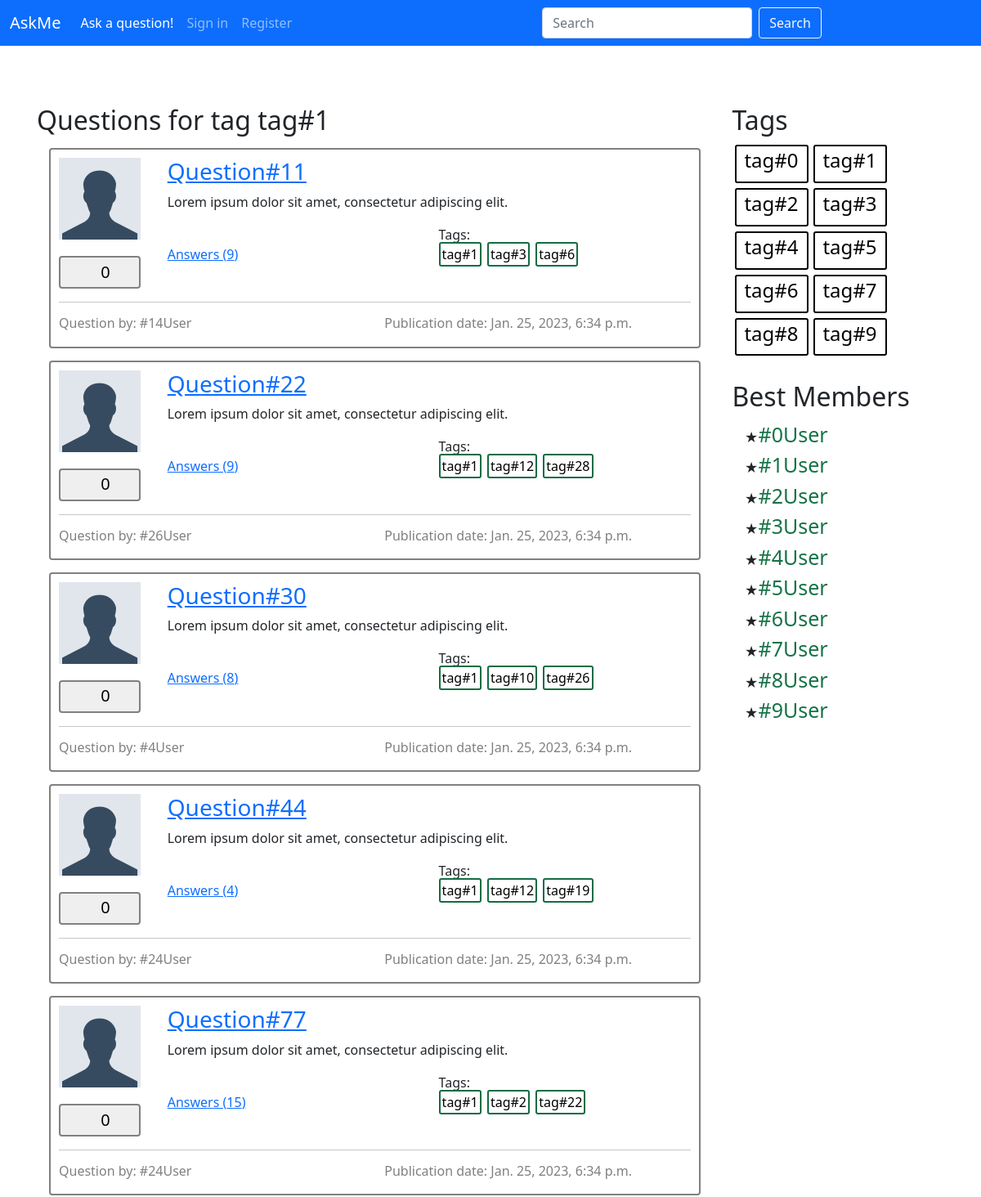
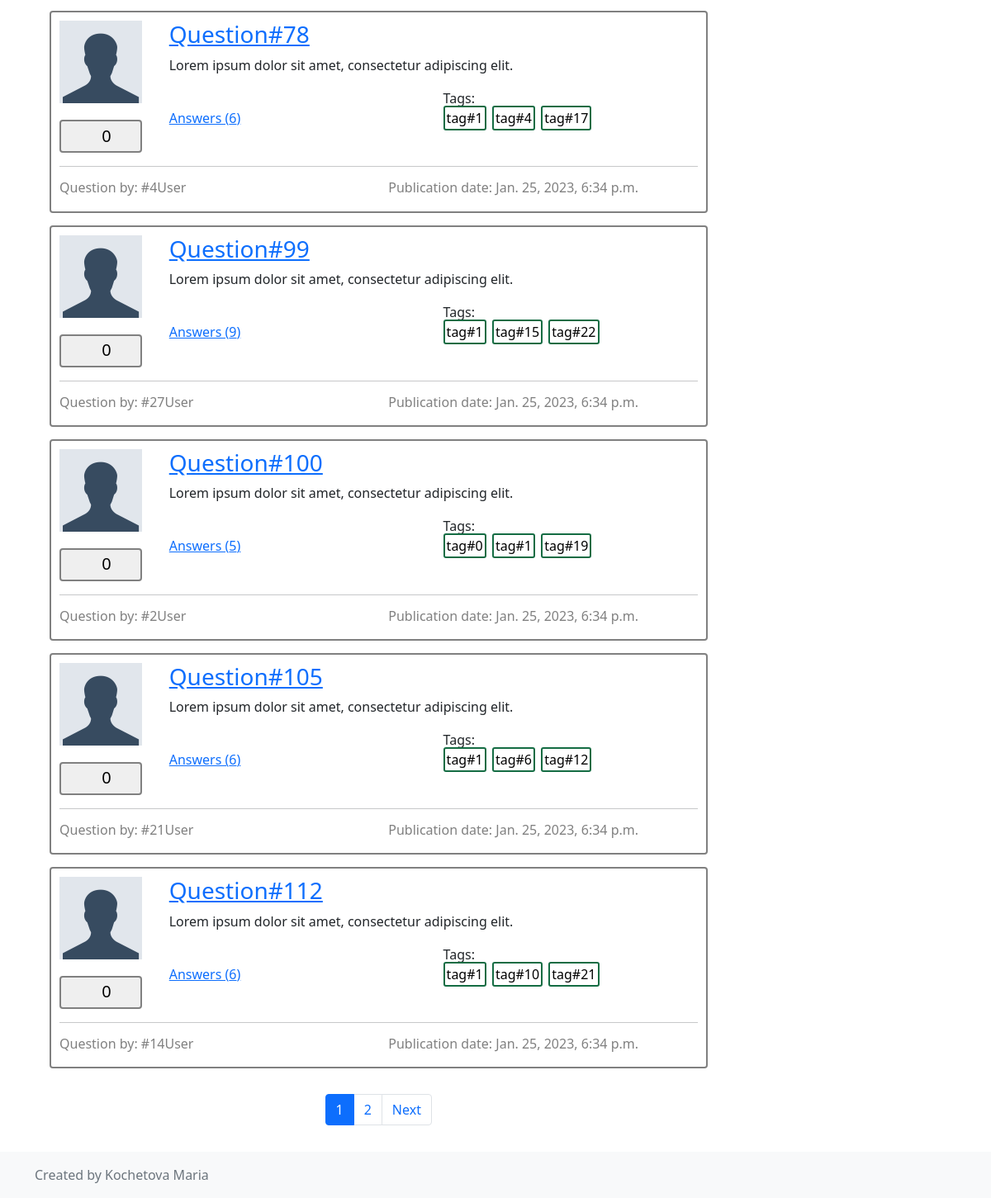
Page /tag/tag#1/ on the committed database (2 pictures, top to bottom).
### app/models.py (models this page shows, shortened)
class Tag(models.Model):
    objects = TagManager()
    title = models.CharField(max_length=30)

class Question(models.Model):
    objects = QuestionManager()
    author = models.ForeignKey(Profile, null=False, on_delete=models.CASCADE)
    tags = models.ManyToManyField(Tag, blank=True, related_name='questions')
    date = models.DateTimeField(auto_now=True)
    title = models.CharField(max_length=100)
    text = models.TextField(max_length=5000)
    def get_author(self):
        return self.author
    def get_username(self):
        return self.author.user.username
    def get_like_count(self):
        return LikeQ.objects.filter(question_id=self.id).count()
    def get_answer_count(self):
        return Answer.objects.filter(question_id=self.id).count()
    def get_tags(self):
        return self.tags.all()

class Profile(models.Model):
    objects = ProfileManager()
    user = models.OneToOneField(User, null=True, related_name='profile_related', on_delete=models.CASCADE)
    avatar = models.ImageField(null=True, blank=True, upload_to='profiles/avatars/')
    bio = models.TextField(null=True, blank=True, max_length=100)

### app/views.py (the view)
# urls.py: path('tag/<str:title>/', views.tag, name="single_tag"),
def tag(request, title: str):
    content = create_content(models.Question.objects.get_questions_for_tag(title), request)
    try:
        content["tag"] = models.Tag.objects.get_tag_by_title(title)
    except Exception:
        return render(request, 'not_found.html', create_content_right())
    return render(request, 'questions_for_tag.html', content)

### app/models.py (called while the page is built)
    def get_questions_for_tag(self, title):
        return self.filter(tags__title=title)

    def get_tag_by_title(self, title):
        return self.get(title=title)

### app/views.py (called while the page is built)
def pagination(objects, request):
    paginator = Paginator(objects, PAGINATION_SIZE)
    page_number = request.GET.get('page')
    page = paginator.get_page(page_number)
    return page

def create_content_right():
    content = {
        "tags": top_tags,
        "users": top_users,
    }
    return content

def create_content(objects, request):
    page = pagination(objects, request)
    content = create_content_right()
    content["content"] = page
    return content

### templates/questions_for_tag.html
{% extends 'inc/base.html' %}
{% load static %}
{% block content %}
    <h2 class="mt-5">Questions for tag {{ tag.title }}</h2>
    {% for question in content %}
        {% include "inc/single_question.html" %}
    {% endfor %}
    {% include 'inc/paginator.html' %}
{% endblock content %}

### templates/inc/single_question.html (shortened to what this page needs)
{% load static %}
<div class="question">
    <div class="row">
        <div class="col-2">
            <div class="avatar">
                {% if question.get_author.avatar %}
                    <img src="{{ MEDIA_URL }}{{ question.get_author.avatar.url }}" alt="">
                {% else %}
                    <img src="{% static 'img/default.png' %}" alt="">
                {% endif %}
            </div>
            <button class="counter like_question" data-id="{{ question.id }}">
                <span>{{ question.get_like_count }}</span>
            </button>
        </div>
        <div class="col-10">
            <h3><a class="header-green" href="{% url "single_q" question.id %}">{{ question.title }}</a></h3>
            <p class="question_text">{{ question.text }}</p>
            <div class="row align-items-end question-meta">
                <div class="col mb-5">
                    <a href="{% url "single_q" question.id %}#answers_list"> Answers
                        ({{ question.get_answer_count }})</a>
                </div>
                <div class="col mb-5">
                    <span class="header-green tags_title">Tags: </span>
                    <div>
                        {% for tag in question.get_tags %}
                            <a class="tag_in_question" href="{% url "single_tag" tag.title %}">{{ tag.title }}</a>
                        {% endfor %}
                    </div>
                </div>
            </div>
        </div>
    </div>
    <hr>
    <div class="row">
        <div class="col-6 ">
            <h6><a class="name_by_question" href="{% url "profile" question.author.user.id %}"> Question
                by: {{ question.get_username }}</a></h6>
        </div>
        <div class="col-6">
            <h6 class="pub_date">Publication date: {{ question.date }}</h6>
        </div>
    </div>
</div>

### templates/inc/best_tags_members.html
{% load static %}
<h2 class="mt-5"> Tags </h2>
    <div class="tagcontainer">
        {% for tag in tags %}
           {% include "inc/single_tag.html" %}
        {% endfor %}
    </div>
    <div style="margin-top: 300px">
        <h2 class="members"> Best Members </h2>
        <ul class="members_list">
        {% for user in users %}
            <li><a class="members_list_item" href="{% url "profile" user.user.id %}"> {{user.user.username}}</a></li>
        {% endfor %}
        </ul>
    </div>

### templates/inc/single_tag.html
{% load static %}
<div class="tag">
    <h4><a href ="{% url "single_tag" tag.title %}"> {{ tag.title }}</a> </h4>
</div>

### static/css/main.css (style rules this page uses)
body { background-color: #FFF; }
.question { background-color: white; border: 2px solid gray; border-radius: 4px; margin: 15px; padding: 10px; }
.avatar { height: 100px; width: 100px; margin-bottom: 20px; }
.avatar img { max-width: 100%; height: 100%; width: 100%; object-fit: cover; }
.counter { width: 100px; padding: 5px; border: solid gray 2px; border-radius: 4px; height: 40px; transition: 0.25s; }
.counter span { font-size: 20px; margin-left: 10px; position: relative; top: -10%; }
.question_text { max-height: 190px; min-height: 10px; overflow: hidden; }
.tag_in_question { padding: 2px; margin-right: 3px; margin-bottom: 10px; overflow: hidden; max-width: 10px; border: #146c43 solid 2px; border-radius: 3px; text-decoration: none; color: black; transition: 0.2s; }
.name_by_question { text-decoration: none; color: gray; transition: 0.2s; }
.pub_date { color: gray; }
.question-meta { height: 60px; }
.members { margin-top:50% }
.tag { background-color: white; min-height: 45px; text-align: center; min-width: 90px; margin: 3px; padding: 3px; border: 2px solid black; border-radius: 3px; float: left; transition: 0.2s; }
.tag a { text-decoration: none; color: black; }
.members_list li::marker { content: "\2605"; size: 10px; margin-right: 5px; }
.members_list_item { text-decoration: none; font-size: 25px; color: #157347; }

### rows in the picture
Tag: title "tag#1"
Question: get_like_count "0", title "Question#11", text "Lorem ipsum dolor sit amet, consectetur adipiscing elit.", get_answer_count "9", get_username "#14User", date "Jan. 25, 2023, 6:34 p.m."
Tag: title "tag#3"
Tag: title "tag#6"
Question: get_like_count "0", title "Question#22", text "Lorem ipsum dolor sit amet, consectetur adipiscing elit.", get_answer_count "9", get_username "#26User", date "Jan. 25, 2023, 6:34 p.m."
Tag: title "tag#12"
Tag: title "tag#28"
Question: get_like_count "0", title "Question#30", text "Lorem ipsum dolor sit amet, consectetur adipiscing elit.", get_answer_count "8", get_username "#4User", date "Jan. 25, 2023, 6:34 p.m."
Tag: title "tag#10"
Tag: title "tag#26"
Question: get_like_count "0", title "Question#44", text "Lorem ipsum dolor sit amet, consectetur adipiscing elit.", get_answer_count "4", get_username "#24User", date "Jan. 25, 2023, 6:34 p.m."
Tag: title "tag#19"
Question: get_like_count "0", title "Question#77", text "Lorem ipsum dolor sit amet, consectetur adipiscing elit.", get_answer_count "15", get_username "#24User", date "Jan. 25, 2023, 6:34 p.m."
Tag: title "tag#2"
Tag: title "tag#22"
Question: get_like_count "0", title "Question#78", text "Lorem ipsum dolor sit amet, consectetur adipiscing elit.", get_answer_count "6", get_username "#4User", date "Jan. 25, 2023, 6:34 p.m."
Tag: title "tag#4"
Tag: title "tag#17"
Question: get_like_count "0", title "Question#99", text "Lorem ipsum dolor sit amet, consectetur adipiscing elit.", get_answer_count "9", get_username "#27User", date "Jan. 25, 2023, 6:34 p.m."
Tag: title "tag#15"
Question: get_like_count "0", title "Question#100", text "Lorem ipsum dolor sit amet, consectetur adipiscing elit.", get_answer_count "5", get_username "#2User", date "Jan. 25, 2023, 6:34 p.m."
Tag: title "tag#0"
Question: get_like_count "0", title "Question#105", text "Lorem ipsum dolor sit amet, consectetur adipiscing elit.", get_answer_count "6", get_username "#21User", date "Jan. 25, 2023, 6:34 p.m."
Question: get_like_count "0", title "Question#112", text "Lorem ipsum dolor sit amet, consectetur adipiscing elit.", get_answer_count "6", get_username "#14User", date "Jan. 25, 2023, 6:34 p.m."
Tag: title "tag#21"
Tag: title "tag#5"
Tag: title "tag#7"
Tag: title "tag#8"
Tag: title "tag#9"
Profile: user.username "#0User"
Profile: user.username "#1User"
Profile: user.username "#2User"
Profile: user.username "#3User"
Profile: user.username "#4User"
Profile: user.username "#5User"
Profile: user.username "#6User"
Profile: user.username "#7User"
Profile: user.username "#8User"
Profile: user.username "#9User"

### other values in the picture
{{ content.number }} "1"
{{ content.next_page_number }} "2"
